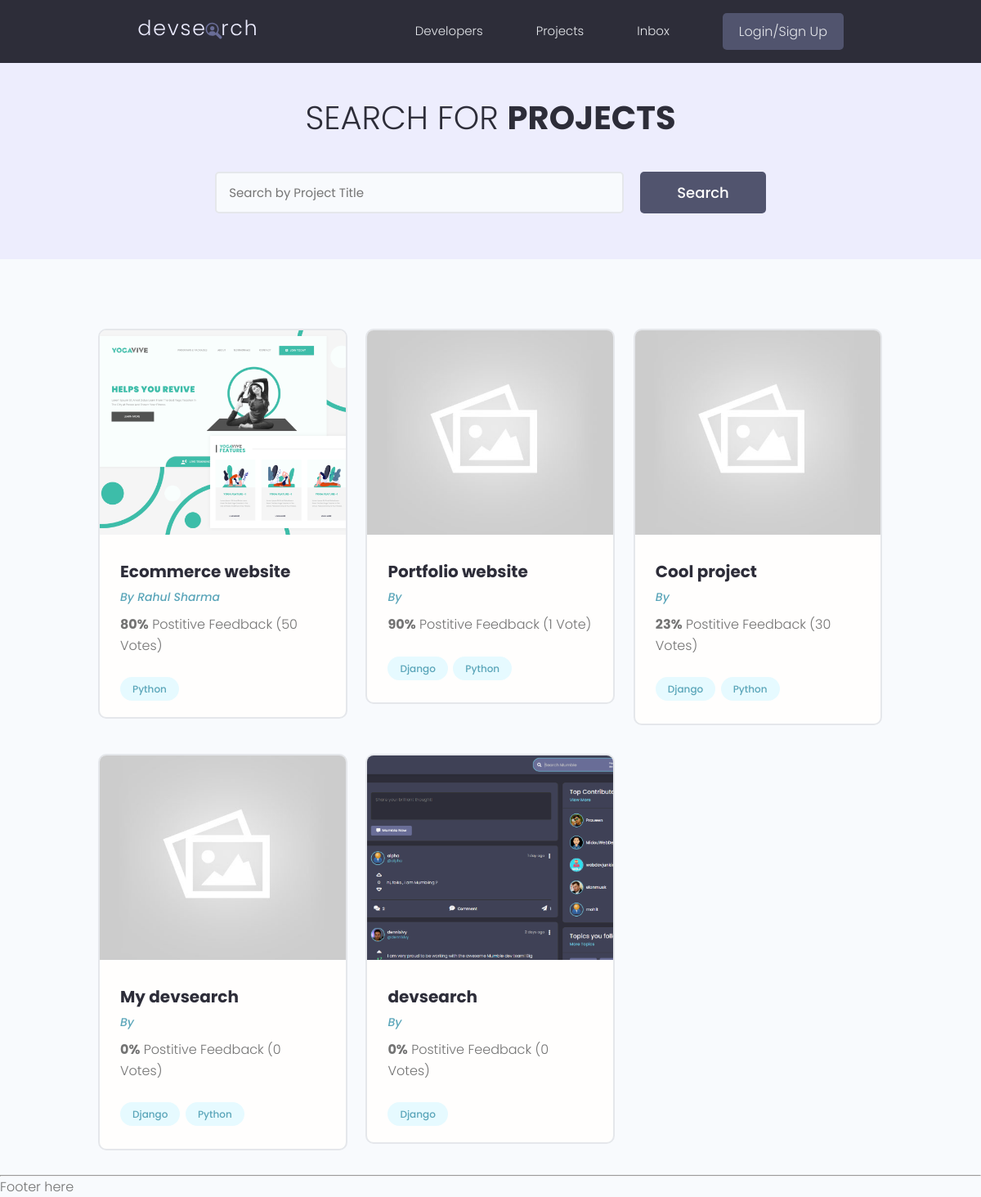
/projects/, run on the app's committed database.
### projects/models.py (models this page shows, shortened)
class Project(models.Model):
    owner = models.ForeignKey(
        Profile, null=True, blank=True, on_delete=models.CASCADE)
    title = models.CharField(max_length = 200)
    description = models.TextField(null = True, blank = True)
    featured_image = models.ImageField(null = True, blank = True, default = 'default.jpg')
    demo_link = models.CharField(max_length = 2000, null = True, blank = True)
    source_link = models.CharField(max_length = 2000, null = True, blank = True)
    tags = models.ManyToManyField('Tag', blank = True)
    vote_total = models.IntegerField(default = 0, null = True, blank = True)
    vote_ratio = models.IntegerField(default = 0, null = True, blank = True)
    created = models.DateTimeField(auto_now_add = True)
    id = models.UUIDField(default = uuid.uuid4, unique = True, primary_key = True, editable = False)

class Tag(models.Model):
    name = models.CharField(max_length = 200)
    created = models.DateTimeField(auto_now_add = True)
    id = models.UUIDField(default = uuid.uuid4, unique = True, primary_key = True, editable = False)
    def __str__(self):
        return self.name

### users/models.py (models this page shows, shortened)
class Profile(models.Model):
    user = models.OneToOneField(
        User, on_delete=models.CASCADE, null=True, blank=True)
    name = models.CharField(max_length=200, blank=True, null=True)
    email = models.EmailField(max_length=500, blank=True, null=True)
    username = models.CharField(max_length=200, blank=True, null=True)
    location = models.CharField(max_length=200, blank=True, null=True)
    short_intro = models.CharField(max_length=200, blank=True, null=True)
    bio = models.TextField(blank=True, null=True)
    profile_image = models.ImageField(
        null=True, blank=True, upload_to='profiles/', default="profiles/user-default.png")
    social_github = models.CharField(max_length=200, blank=True, null=True)
    social_twitter = models.CharField(max_length=200, blank=True, null=True)
    social_linkedin = models.CharField(max_length=200, blank=True, null=True)
    social_youtube = models.CharField(max_length=200, blank=True, null=True)
    social_website = models.CharField(max_length=200, blank=True, null=True)
    created = models.DateTimeField(auto_now_add=True)
    id = models.UUIDField(default=uuid.uuid4, unique=True,
                          primary_key=True, editable=False)

### projects/views.py (the view)
# urls.py: path('projects/', include('projects.urls')),
def projects(request):
    projects = Project.objects.all()
    context = {'projects': projects}
    return render(request, 'projects/projects.html', context)

### projects/templates/projects/projects.html (shortened to what this page needs)
{% extends 'main.html' %} {% block content %}
<main class="projects">
  <section class="hero-section text-center">
    <div class="container container--narrow">
      <div class="hero-section__box">
        <h2>Search for <span>Projects</span></h2>
      </div>
      <div class="hero-section__search">
        <form class="form" action="#" method="get">
          <div class="form__field">
            <input class="input input--text" id="formInput#search" type="text" name="text"
              placeholder="Search by Project Title" />
          </div>
          <input class="btn btn--sub btn--lg" type="submit" value="Search" />
        </form>
      </div>
    </div>
  </section>
  <section class="projectsList">
    <div class="container">
      <div class="grid grid--three">
        {% for project in projects %}
        <div class="column">
          <div class="card project">
            <a href="{% url 'project' project.id %}" class="project">
              <img class="project__thumbnail" src="{{project.featured_image.url}}" alt="project thumbnail" />
              <div class="card__body">
                <h3 class="project__title">{{ project.title}}</h3>
                <p><a class="project__author" href="">By {{ project.owner.name }}</a></p>
                <p class="project--rating">
                  <span style="font-weight: bold;">{{project.vote_ratio}}%</span> Postitive
                  Feedback ({{project.vote_total}} Vote{{project.vote_total|pluralize:"s"}})
                </p>
                <div class="project__tags">
                  {% for tag in project.tags.all%}
                  <span class="tag tag--pill tag--main">
                    <small>{{tag}}</small>
                  </span>
                  {% endfor %}
                </div>
              </div>
            </a>
          </div>
        </div>
        {% endfor %}
      </div>
    </div>
  </section>
</main>
{% endblock content %}

### static/styles/app.css (style rules this page uses)
:root { --color-sub: #2d2d39; }
.btn--sub { background-color: var(--color-sub-light); }
.card { border: 2px solid var(--color-light); }
img { width: 100%; }
.hero-section { height: 40vh; display: flex; align-items: center; background-color: var(--color-sub); }
.hero-section__box { margin-bottom: 4rem; }
.hero-section__box > h2, .hero-section__box > h2 > span { font-size: 4rem; color: var(--color-light); line-height: 1.3; text-transform: uppercase; }
.hero-section__box > h2 { font-weight: 300; }
.hero-section__box > h2 > span { font-weight: 700; }
.hero-section__search > .form { display: flex; align-items: center; justify-content: center; gap: 2rem; }
.hero-section__search > .form input.input--text { width: 50rem; }
.project__author { font-size: 1.4rem; font-style: italic; }
.project--rating { margin-bottom: 1.6em; margin-top: .5em; }
.projects > .hero-section { background: var(--color-sub-lighter); height: 30vh; }
.projects .hero-section__box { margin-bottom: 2.5rem; }
.projects .hero-section__box > h2 { color: var(--color-sub); }
.projects .hero-section__box > h2 > span { font-weight: 700; color: var(--color-sub); }
.projectsList { margin-top: 8rem; }
.project__thumbnail { height: 25rem; object-fit: cover; object-position: top center; }
.project__title { font-size: 2rem; font-weight: 700; color: var(--color-sub); }

### static/uikit/styles/modules/_variables.css (style rules this page uses)
:root { --color-main: #5aa5b9; --color-main-light: #e6faff; --color-sub: #3f4156; --color-sub-light: #51546e; --color-sub-lighter: #ededfd; --color-text: #737373; --color-gray: #8b8b8b; --color-light: #e5e7eb; --color-light-gray: #767676; --color-bg: #f8fafd; --color-white: #fffefd; --color-white-light: #f3f3f3; --color-success: #359e64; --color-success-bg: #def8e8; --color-error: #fc4b0b; --color-error-bg: #fff2ee; --font-base: 'Poppins', arial, helvetica, 'Segoe UI', roboto, ubuntu, sans-serif; --font-monospace: 'Fira Code', 'Courier New', courier, monospace; --font-regular: 300; --font-medium: 500; --font-bold: 700; --generic-shadow: 1px 1px 5px #00000010; --generic-transition: all 0.3s ease-in-out; }

### static/uikit/styles/modules/_base.css (style rules this page uses)
* { margin: 0; padding: 0; box-sizing: border-box; text-rendering: optimizeLegibility; color: inherit; font-size: inherit; }
html { font-size: 50%; }
@media only screen and (min-width: 480px) { html { font-size: 56.25%; } }
@media only screen and (min-width: 1200px) { html { font-size: 62.5%; } }
body { line-height: 1.6; font-weight: 400; font-size: 1.5rem; color: var(--color-text); background-color: var(--color-bg); min-height: 100vh; }

### static/uikit/styles/modules/_typography.css (style rules this page uses)
* { font-family: var(--font-base); }
h2 { font-size: 3.6rem; font-weight: var(--font-bold); }
h3 { font-size: 3.2rem; font-weight: var(--font-medium); }
p, span, strong { font-size: 1.6rem; color: var(--color-text); font-weight: var(--font-regular); }
a { padding-bottom: 2px; text-decoration: none; display: inline-block; color: var(--color-main); font-weight: var(--font-medium); }

### static/uikit/styles/modules/_utilities.css (style rules this page uses)
.container { width: 92%; max-width: 165rem; margin: 0 auto; box-sizing: border-box; }
.container--narrow { width: 92%; max-width: 120rem; }
@media screen and (min-width: 1000px) { .container { width: 90%; } }
@media screen and (min-width: 1000px) { .container--narrow { width: 85%; } }
@media screen and (min-width: 1200px) { .container { width: 80%; } }
@media screen and (min-width: 1200px) { .container--narrow { width: 72%; } }
.text-center { text-align: center; }

### static/uikit/styles/modules/_button.css (style rules this page uses)
.btn { display: inline-block; position: relative; cursor: pointer; background-color: var(--color-light); font-weight: var(--font-medium); color: var(--color-sub); text-decoration: none; padding: 1rem 2rem; border-radius: 0.5rem; border: none; width: -webkit-fit-content; width: -moz-fit-content; width: fit-content; height: -webkit-fit-content; height: -moz-fit-content; height: fit-content; font-size: 1.6rem; outline-width: 0; outline-color: transparent; -webkit-backface-visibility: hidden; backface-visibility: hidden; transition: all 0.3s ease-in-out; }
.btn--sub { background-color: var(--color-sub); color: var(--color-white); }
.btn--lg { font-size: 1.8rem; padding: 1.2rem 4.5rem; }

### static/uikit/styles/modules/_card.css (style rules this page uses)
.card { border-radius: 1rem; background-color: var(--color-white); border: 1.5px solid var(--color-light); width: auto; height: auto; margin-top: 0.5rem; margin-bottom: 0.5rem; overflow: hidden; }
.card__body, .card__header { padding: 2rem 2.5rem; }

### data on the page
Project: featured_image (picture), title "Ecommerce website", owner.name "Rahul Sharma", vote_ratio "80", vote_total "50"
Tag: name "Python"
Project: featured_image (placeholder picture), title "Portfolio website", vote_ratio "90", vote_total "1"
Tag: name "Django"
Project: featured_image (placeholder picture), title "Cool project", vote_ratio "23", vote_total "30"
Project: featured_image (placeholder picture), title "My devsearch", vote_ratio "0", vote_total "0"
Project: featured_image (picture), title "devsearch", vote_ratio "0", vote_total "0"
